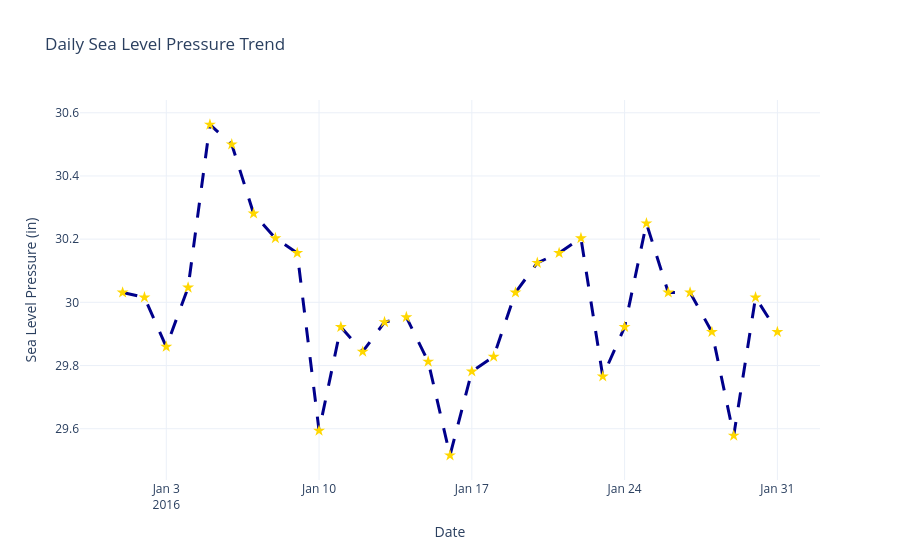

Notebook source saved alongside this figure:
### Code cell
# Import Plotly Express for creating interactive visualizations
import plotly.express as px

# Create an interactive line chart to visualize daily sea level pressure
fig = px.line(
    nyc_weather,
    x=nyc_weather.index,              # Use the DateTime index (EST) as the x-axis
    y='Sea Level PressureIn',         # Plot sea level pressure values
    title='Daily Sea Level Pressure Trend',
    markers=True)                      # Display markers for each day's observation

# Customize the appearance of the line and markers
fig.update_traces(
    line=dict(
        color='darkblue',
        width=3,
        dash='longdash'
    ),
    marker=dict(
        color='gold',
        size=9,
        symbol='star'))

# Improve the overall layout of the chart
fig.update_layout(
    template='plotly_white',
    xaxis_title='Date',
    yaxis_title='Sea Level Pressure (in)',
    hovermode='x unified')

# Save and Display the interactive chart
plt.savefig('Daily Sea Level Pressure Trend.png', bbox_inches='tight', pad_inches=0.2, dpi=300)
fig.show()

### Figure 1 — Plotly figure (JSON) as saved in the notebook; plotly's stock layout.template omitted (floating-point values rounded to 4 significant figures)
{"data": [{"hovertemplate": "EST=%{x}<br>Sea Level PressureIn=%{y}<extra></extra>", "legendgroup": "", "line": {"color": "darkblue", "dash": "longdash", "width": 3}, "marker": {"color": "gold", "size": 9, "symbol": "star"}, "mode": "lines+markers", "name": "", "orientation": "v", "showlegend": false, "type": "scatter", "x": ["2016-01-01T00:00:00", "2016-01-02T00:00:00", "2016-01-03T00:00:00", "2016-01-04T00:00:00", "2016-01-05T00:00:00", "2016-01-06T00:00:00", "2016-01-07T00:00:00", "2016-01-08T00:00:00", "2016-01-09T00:00:00", "2016-01-10T00:00:00", "2016-01-11T00:00:00", "2016-01-12T00:00:00", "2016-01-13T00:00:00", "2016-01-14T00:00:00", "2016-01-15T00:00:00", "2016-01-16T00:00:00", "2016-01-17T00:00:00", "2016-01-18T00:00:00", "2016-01-19T00:00:00", "2016-01-20T00:00:00", "2016-01-21T00:00:00", "2016-01-22T00:00:00", "2016-01-23T00:00:00", "2016-01-24T00:00:00", "2016-01-25T00:00:00", "2016-01-26T00:00:00", "2016-01-27T00:00:00", "2016-01-28T00:00:00", "2016-01-29T00:00:00", "2016-01-30T00:00:00", "2016-01-31T00:00:00"], "xaxis": "x", "y": [30.03, 30.02, 29.86, 30.05, 30.56, 30.5, 30.28, 30.2, 30.16, 29.59, 29.92, 29.84, 29.94, 29.95, 29.81, 29.52, 29.78, 29.83, 30.03, 30.12, 30.16, 30.2, 29.77, 29.92, 30.25, 30.03, 30.03, 29.91, 29.58, 30.02, 29.91], "yaxis": "y"}], "layout": {"hovermode": "x unified", "legend": {"tracegroupgap": 0}, "title": {"text": "Daily Sea Level Pressure Trend"}, "xaxis": {"anchor": "y", "domain": [0, 1], "title": {"text": "Date"}}, "yaxis": {"anchor": "x", "domain": [0, 1], "title": {"text": "Sea Level Pressure (in)"}}}}
